Frame 1 (no input): blank canvas, image omitted
Frame 60 (no input): blank canvas, image omitted
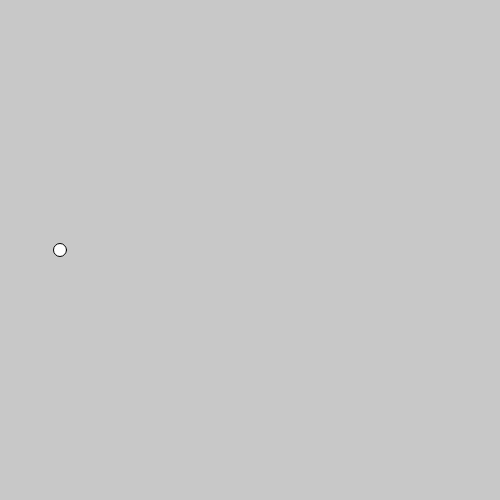
Frame 120 (the mouse pressed at the canvas centre since frame 60)

The p5.js sketch whose frames 1 and 60 were blank and that drew this single picture after the mouse press (run headless with seeded random() and noise() and a simulated clock; from frame 60 on, the mouse is pressed at the canvas centre):

// p5.js sketch
// ── sketch.js
let diam = 1
let posX = 0

function setup(){
  createCanvas(500,500); // 400px x 800px
  //background(200);

}

function draw(){
  background(200);
  diam+= 0.1;
  posX += 0.5;
  //console.log(posX)
  ellipse(posX,height/2,diam)
  
}
